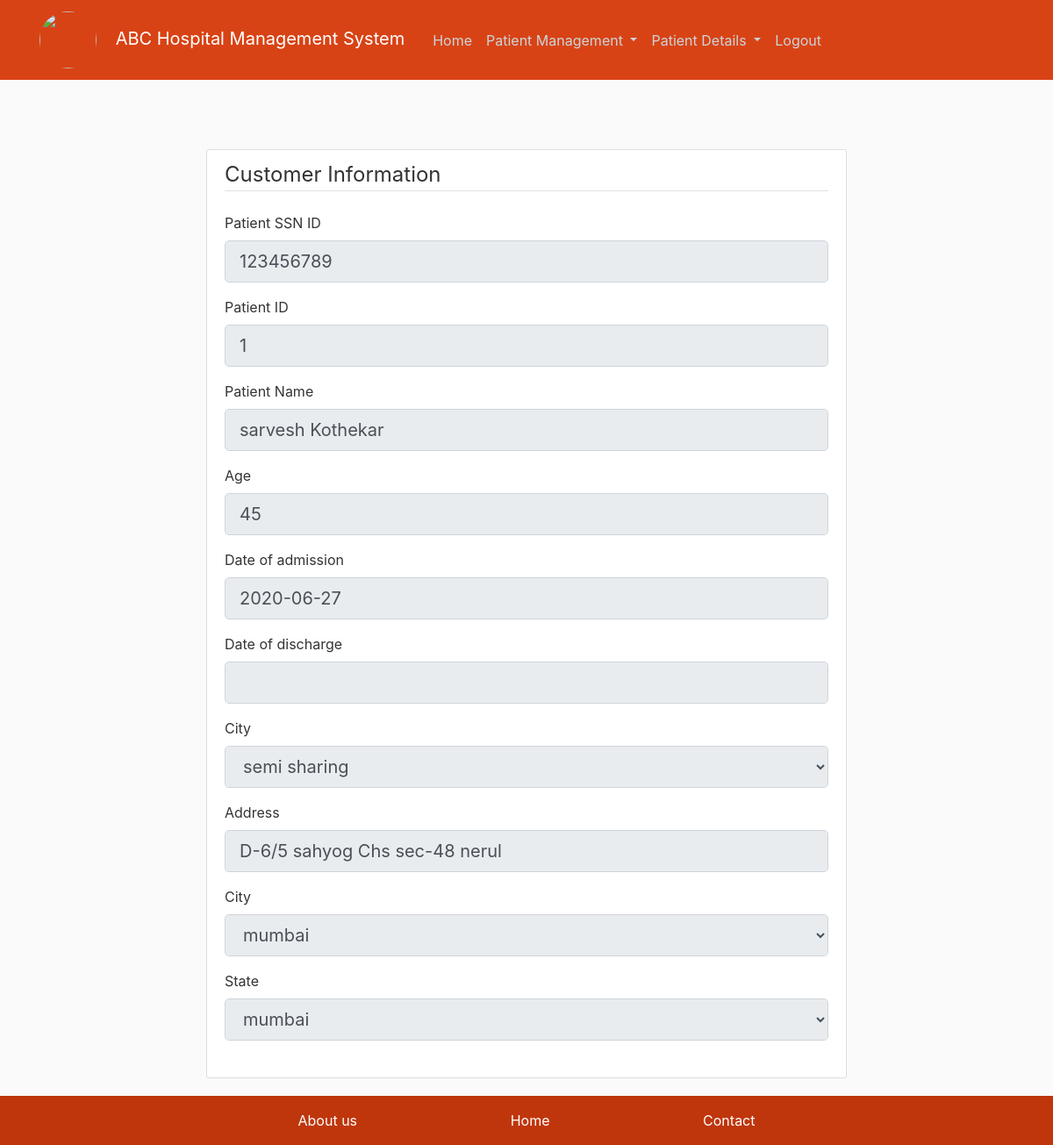
Screenshot of /profile_patient/1 (signed in) with the database file from the repository.
### hospital/models.py (models this page shows, shortened)
class Patient(db.Model):
    __tablename__ = 'Patient'
    id = db.Column(db.Integer, primary_key=True)
    ssnid = db.Column(db.Integer,unique=True, nullable=False, )
    name = db.Column(db.String(20), nullable=False)
    age = db.Column(db.String(100), nullable=False)
    address = db.Column(db.String(100), nullable=False)
    city = db.Column(db.String(100), nullable=False)
    state= db.Column(db.String(100), nullable=False)
    bed = db.Column(db.String(50), nullable=False)
    status = db.Column(db.String(50), nullable=False)
    doj = db.Column(db.String(50),nullable = False)
    dodc=db.Column(db.String(50))
    medrelo=db.relationship('Medicine',backref='diag',lazy=True)
    diagrelo=db.relationship('Diagonastic',backref='med',lazy=True)

### hospital/routes.py (the view)
@app.route("/profile_patient/<int:post_id>", methods=['GET', 'POST'])
@login_required
def profile_patient(post_id):
    patient = Patient.query.filter_by(id=post_id).first_or_404()
    form=ProfilePatientForm()
    form.name.data = patient.name
    form.age.data = patient.age
    form.pid.data = patient.id
    form.ssnid.data = patient.ssnid
    form.state.data = patient.state
    form.city.data = patient.city
    form.bed.data=patient.bed
    form.doj.data=patient.doj
    form.dodc.data=patient.dodc
    form.address.data = patient.address
    return render_template('patient/profile_patient.html',post_id=post_id, legend='Patient Information',title='Profile',form=form)

### hospital/forms.py
class ProfilePatientForm(FlaskForm):
    ssnid = IntegerField('Patient SSN ID',
                           validators=[DataRequired(),NumberRange(min=100000000,max=999999999)])
    pid = IntegerField('Patient ID', )
    name = StringField('Patient Name',
                        validators=[DataRequired(), Length(min=2, max=20)])
    age = IntegerField('Age',
                        validators=[DataRequired(), NumberRange(min=10, max=150)])
    address = StringField('Address',
                        validators=[DataRequired(), Length(min=2, max=200)])
    state =SelectField('State',choices=[('1','mumbai'),('2','umbai')], validators=[DataRequired()])
    city =SelectField('City',choices=[('1','mumbai'),('2','umbai')], validators=[DataRequired()])
    bed =SelectField('City',choices=[('general','genral ward'),('semi','semi sharing'),('single','single room')], validators=[DataRequired()])
    doj=StringField('Date of  admission',)
    dodc=StringField('Date of discharge',)

### hospital/models.py (called while the page is built)
@login_manager.user_loader
def load_user(user_id):
    return User.query.get(int(user_id))

### hospital/templates/patient/profile_patient.html (shortened to what this page needs)
{%extends 'layout.html'%}
{%block content%}
<div class="content-section">
    <form method="POST" action="">
        <fieldset class="form-group">
            <legend class="border-bottom mb-4">Customer Information</legend>
            <div class="form-group">
                {{ form.ssnid.label(class="form-control-label")}}
                {{ form.ssnid(class="form-control form-control-lg", readonly=true) }}
            </div>
            <div class="form-group">
                {{ form.pid.label(class="form-control-label")}}
                {{ form.pid(class="form-control form-control-lg", readonly=true) }}
            </div>
            <div class="form-group">
                {{ form.name.label(class="form-control-label")  }}
                {{ form.name(class="form-control form-control-lg" ,readonly=true) }}
            </div>
            <div class="form-group">
                {{ form.age.label(class="form-control-label") }}
                {{ form.age(class="form-control form-control-lg", readonly=true) }}
            </div>
            <div class="form-group">
                {{ form.doj.label(class="form-control-label")}}
                {{ form.doj(class="form-control form-control-lg", readonly=true) }}
            </div>
            <div class="form-group">
                {{ form.dodc.label(class="form-control-label")}}
                {{ form.dodc(class="form-control form-control-lg", readonly=true) }}
            </div>
            <div class="form-group">
                {{ form.bed.label(class="form-control-label")}}
                {{ form.bed(class="form-control form-control-lg", disabled=true) }}
            </div>
            <div class="form-group">
                {{ form.address.label(class="form-control-label") }}
                {{ form.address(class="form-control form-control-lg", readonly=true) }}
            </div>
<div class="form-group">
                {{ form.city.label(class="form-control-label")}}
                {{ form.city(class="form-control form-control-lg", disabled=true) }}
            </div>
<div class="form-group">
                {{ form.state.label(class="form-control-label")}}
                {{ form.state(class="form-control form-control-lg", disabled=true) }}
            </div>
        </fieldset>
    </form>
</div>
{%endblock content%}

### hospital/static/main.css (style rules this page uses)
html,body { background: #fafafa; color: #333333; margin-top: 5rem; }
.content-section { background: #ffffff; padding: 10px 20px; border: 1px solid #dddddd; border-radius: 3px; margin-bottom: 20px; }

### rows the page displays
Patient: ssnid "123456789", name "sarvesh Kothekar", age "45", doj "2020-06-27", bed "semi sharing", address "D-6/5 sahyog Chs sec-48 nerul", city "mumbai", state "mumbai"
